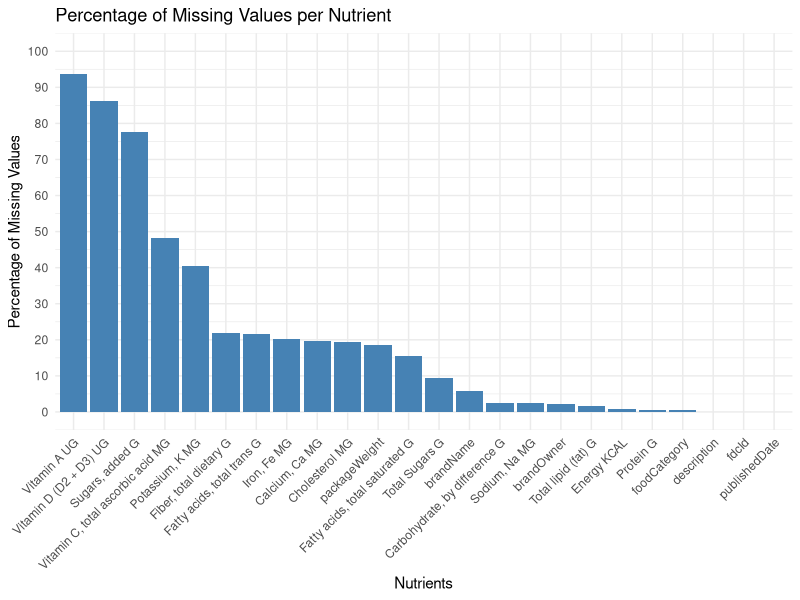

The R script that drew this image:
## ---- chunk 1
library(readr)
library(tidyverse)
library(dplyr)
library(readr)
## ---- chunk 2
data <- read_csv("Branded Nutrients_Dataset.csv",
                 show_col_types = FALSE)
## ---- chunk 3
head(data)
## ---- chunk 4
colnames(data)
## ---- chunk 5
missing_summary <- data.frame(
  Column = colnames(data),
  MissingCount = colSums(is.na(data)),
  MissingPercent = colSums(is.na(data)) / nrow(data) * 100
) |> 
  arrange(desc(MissingPercent))

ggplot(missing_summary, aes(x = reorder(Column, -MissingPercent), y = MissingPercent)) +
  geom_bar(stat = "identity", fill = "steelblue") +
  theme_minimal() +
  scale_y_continuous(breaks = seq(0, 100, by = 10), limits = c(0, 100)) +  # Adjust y-axis breaks
  labs(
    title = "Percentage of Missing Values per Nutrient",
    x = "Nutrients",
    y = "Percentage of Missing Values"
  ) +
  theme(axis.text.x = element_text(angle = 45, hjust = 1))
